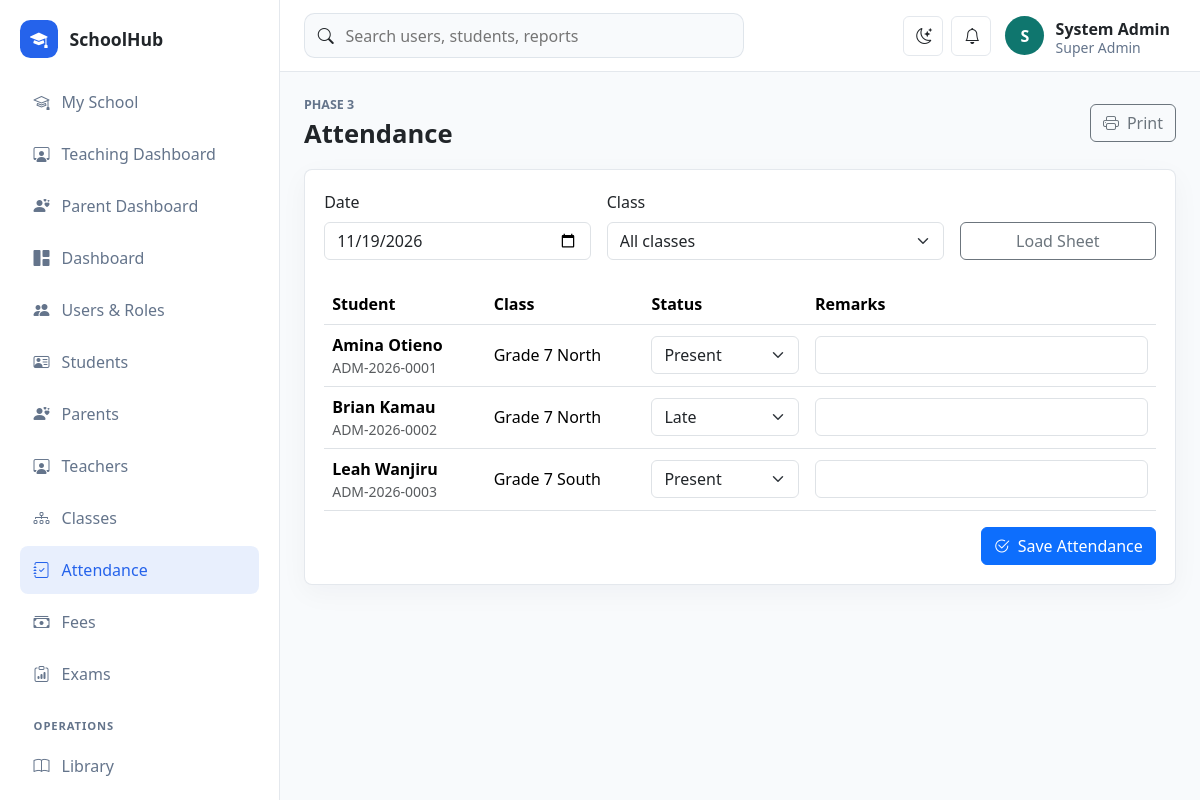
Screenshot of /school/public/attendance (signed in) with the database file from the repository.
### tables this page shows
CREATE TABLE attendance_records (
    id BIGINT UNSIGNED AUTO_INCREMENT PRIMARY KEY,
    student_id BIGINT UNSIGNED NOT NULL,
    class_stream_id BIGINT UNSIGNED NULL,
    attendance_date DATE NOT NULL,
    status ENUM('present', 'absent', 'late', 'excused') NOT NULL,
    remarks VARCHAR(255) NULL,
    created_by BIGINT UNSIGNED NULL,
    created_at TIMESTAMP DEFAULT CURRENT_TIMESTAMP,
    updated_at TIMESTAMP DEFAULT CURRENT_TIMESTAMP ON UPDATE CURRENT_TIMESTAMP,
    UNIQUE KEY uq_attendance_student_date (student_id, attendance_date),
    INDEX idx_attendance_date_class (attendance_date, class_stream_id),
    CONSTRAINT fk_attendance_student FOREIGN KEY (student_id) REFERENCES students(id) ON DELETE CASCADE,
    CONSTRAINT fk_attendance_class FOREIGN KEY (class_stream_id) REFERENCES class_streams(id) ON DELETE SET NULL,
    CONSTRAINT fk_attendance_user FOREIGN KEY (created_by) REFERENCES users(id) ON DELETE SET NULL
);

CREATE TABLE students (
    id BIGINT UNSIGNED AUTO_INCREMENT PRIMARY KEY,
    class_stream_id BIGINT UNSIGNED NULL,
    admission_no VARCHAR(60) NOT NULL UNIQUE,
    first_name VARCHAR(100) NOT NULL,
    last_name VARCHAR(100) NOT NULL,
    email VARCHAR(190) NULL,
    phone VARCHAR(40) NULL,
    date_of_birth DATE NULL,
    gender ENUM('male', 'female', 'other') NOT NULL,
    nationality VARCHAR(80) NULL,
    religion VARCHAR(80) NULL,
    medical_notes TEXT NULL,
    emergency_contact VARCHAR(120) NULL,
    previous_school VARCHAR(160) NULL,
    status ENUM('active', 'transferred', 'graduated', 'suspended', 'inactive') NOT NULL DEFAULT 'active',
    created_at TIMESTAMP DEFAULT CURRENT_TIMESTAMP,
    updated_at TIMESTAMP DEFAULT CURRENT_TIMESTAMP ON UPDATE CURRENT_TIMESTAMP,
    INDEX idx_students_class_status (class_stream_id, status),
    CONSTRAINT fk_students_class FOREIGN KEY (class_stream_id) REFERENCES class_streams(id) ON DELETE SET NULL
);

### app/Core/View.php (called while the page is built, shortened)
<?php
final class View
{
    public static function render(string $view, array $data = [], string $layout = 'app'): void
    {
        extract($data, EXTR_SKIP);
        $viewFile = dirname(__DIR__) . "/Views/{$view}.php";
        require $viewFile;
    }
}

### app/Controllers/AttendanceController.php (called while the page is built, shortened)
<?php
final class AttendanceController
{
    public function index(): void
    {
        $date = trim((string)Request::input('date', date('Y-m-d')));
        $classId = trim((string)Request::input('class_id', ''));
        View::render('attendance/index', [
            'title' => 'Attendance',
            'date' => $date,
            'classId' => $classId,
            'classes' => Lookup::classes(),
            'records' => Attendance::sheet($date, $classId),
        ]);
    }
}

### app/Core/Router.php (called while the page is built, shortened)
<?php
final class Router
{
    private array $routes = [];
    public function get(string $path, array $handler): void
    {
        $this->routes['GET'][$this->normalize($path)] = $handler;
    }
    public function post(string $path, array $handler): void
    {
        $this->routes['POST'][$this->normalize($path)] = $handler;
    }
    public function dispatch(): void
    {
        $method = Request::method();
        $path = Request::path();
        $handler = $this->routes[$method][$path] ?? null;
        [$class, $action] = $handler;
        (new $class())->{$action}();
    }
    private function normalize(string $path): string
    {
        return '/' . trim($path, '/');
    }
}

### public/index.php (called while the page is built, shortened)
<?php
require dirname(__DIR__) . '/app/Core/helpers.php';
$config = require dirname(__DIR__) . '/config/app.php';
$router = new Router();
$router->get('/', [DashboardController::class, 'index']);
$router->get('/login', [AuthController::class, 'showLogin']);
$router->post('/login', [AuthController::class, 'login']);
$router->post('/logout', [AuthController::class, 'logout']);
$router->get('/dashboard', [DashboardController::class, 'index']);
$router->get('/users', [UserController::class, 'index']);
$router->get('/users/create', [UserController::class, 'create']);
$router->post('/users', [UserController::class, 'store']);
$router->get('/users/edit', [UserController::class, 'edit']);
$router->post('/users/update', [UserController::class, 'update']);
$router->post('/users/delete', [UserController::class, 'destroy']);
$router->get('/students', [StudentController::class, 'index']);
$router->get('/students/create', [StudentController::class, 'create']);
$router->post('/students', [StudentController::class, 'store']);
$router->get('/students/edit', [StudentController::class, 'edit']);
$router->post('/students/update', [StudentController::class, 'update']);
$router->post('/students/delete', [StudentController::class, 'destroy']);
$router->get('/student-portal', [StudentPortalController::class, 'index']);
$router->get('/teacher-portal', [TeacherPortalController::class, 'index']);
$router->get('/parent-portal', [ParentPortalController::class, 'index']);
$router->get('/teachers', [TeacherController::class, 'index']);
$router->get('/teachers/create', [TeacherController::class, 'create']);
$router->post('/teachers', [TeacherController::class, 'store']);
$router->get('/teachers/edit', [TeacherController::class, 'edit']);
$router->post('/teachers/update', [TeacherController::class, 'update']);
$router->post('/teachers/delete', [TeacherController::class, 'destroy']);
$router->get('/parents', [ParentController::class, 'index']);
$router->get('/parents/create', [ParentController::class, 'create']);
$router->post('/parents', [ParentController::class, 'store']);
$router->get('/parents/edit', [ParentController::class, 'edit']);
$router->post('/parents/update', [ParentController::class, 'update']);
$router->post('/parents/delete', [ParentController::class, 'destroy']);
$router->get('/classes', [ClassController::class, 'index']);
$router->get('/classes/create', [ClassController::class, 'create']);
$router->post('/classes', [ClassController::class, 'store']);
$router->get('/classes/edit', [ClassController::class, 'edit']);
$router->post('/classes/update', [ClassController::class, 'update']);
$router->post('/classes/delete', [ClassController::class, 'destroy']);
$router->get('/attendance', [AttendanceController::class, 'index']);
$router->post('/attendance', [AttendanceController::class, 'store']);
$router->get('/fees', [FeeController::class, 'index']);
$router->post('/fees/invoice', [FeeController::class, 'invoice']);
$router->post('/fees/payment', [FeeController::class, 'payment']);
$router->get('/exams', [ExamController::class, 'index']);
$router->post('/exams/exam', [ExamController::class, 'exam']);
$router->post('/exams/result', [ExamController::class, 'result']);
$router->get('/operations', [OperationsController::class, 'index']);
$router->get('/operations/form', [OperationsController::class, 'form']);
$router->post('/operations/save', [OperationsController::class, 'save']);
$router->post('/operations/delete', [OperationsController::class, 'destroy']);
$router->get('/reports', [ReportController::class, 'index']);
$router->dispatch();

### app/Core/helpers.php (called while the page is built, shortened)
<?php
function app_config(string $key, mixed $default = null): mixed
{
    static $config = null;
    $config ??= require dirname(__DIR__, 2) . '/config/app.php';
    return $config[$key] ?? $default;
}
function url(string $path = ''): string
{
    return rtrim(app_config('base_url'), '/') . '/' . ltrim($path, '/');
}
function e(mixed $value): string
{
    return htmlspecialchars((string)$value, ENT_QUOTES, 'UTF-8');
}

### config/app.php (called while the page is built)
<?php
return [
    'name' => 'SchoolHub',
    'base_url' => '/school/public',
    'timezone' => 'Africa/Nairobi',
    'session_name' => 'schoolhub_session',
    'debug' => true,
];

### config/database.php (called while the page is built)
<?php
return [
    'host' => '127.0.0.1',
    'port' => '3306',
    'database' => 'schoolhub',
    'username' => 'root',
    'password' => '',
    'charset' => 'utf8mb4',
];

### app/Core/Database.php (called while the page is built, shortened)
<?php
final class Database
{
    private static ?PDO $connection = null;
    public static function connection(): PDO
    {
        if (self::$connection !== null) {
            return self::$connection;
        }
        $config = require dirname(__DIR__, 2) . '/config/database.php';
        $dsn = sprintf(
            'mysql:host=%s;port=%s;dbname=%s;charset=%s',
            $config['host'],
            $config['port'],
            $config['database'],
            $config['charset']
        );
        try {
            self::$connection = new PDO($dsn, $config['username'], $config['password'], [
                PDO::ATTR_ERRMODE => PDO::ERRMODE_EXCEPTION,
                PDO::ATTR_DEFAULT_FETCH_MODE => PDO::FETCH_ASSOC,
                PDO::ATTR_EMULATE_PREPARES => false,
            ]);
        } catch (PDOException $exception) {
            http_response_code(500);
            exit('Database connection failed. Check config/database.php and import database/schema.sql.');
        }
        return self::$connection;
    }
}

### app/Models/Attendance.php (called while the page is built, shortened)
<?php
final class Attendance
{
    public static function sheet(string $date, string $classId = ''): array
    {
        $params = ['date' => $date];
        $where = 'students.status = "active"';
        $stmt = Database::connection()->prepare(
            "SELECT students.id, students.admission_no, students.first_name, students.last_name,
                    CONCAT(class_streams.name, ' ', class_streams.stream) AS class_name,
                    attendance_records.status AS attendance_status, attendance_records.remarks
             FROM students
             LEFT JOIN class_streams ON class_streams.id = students.class_stream_id
             LEFT JOIN attendance_records ON attendance_records.student_id = students.id AND attendance_records.attendance_date = :date
             WHERE {$where}
             ORDER BY class_streams.name, class_streams.stream, students.first_name"
        );
        $stmt->execute($params);
        return $stmt->fetchAll();
    }
}

### app/Core/Auth.php (called while the page is built, shortened)
<?php
final class Auth
{
    public static function user(): ?array
    {
        return $_SESSION['user'] ?? null;
    }
    public static function can(string $permission): bool
    {
        $permissions = self::user()['permissions'] ?? [];
        return in_array($permission, $permissions, true);
    }
}

### app/Views/attendance/index.php (the view, shortened to what this page needs)
<div class="page-heading"><div><p class="eyebrow">Phase 3</p><h1>Attendance</h1></div><button class="btn btn-outline-secondary" onclick="window.print()"><i class="bi bi-printer me-2"></i>Print</button></div>
<section class="panel">
    <form class="row g-3 align-items-end mb-4" method="get"><div class="col-md-4"><label class="form-label">Date</label><input class="form-control" type="date" name="date" value="<?= e($date) ?>"></div><div class="col-md-5"><label class="form-label">Class</label><select class="form-select" name="class_id"><option value="">All classes</option></select></div><div class="col-md-3"><button class="btn btn-outline-secondary w-100">Load Sheet</button></div></form>
    <form method="post" action="<?= e(url('/attendance')) ?>"><?= csrf_field() ?><input type="hidden" name="date" value="<?= e($date) ?>"><input type="hidden" name="class_id" value="<?= e($classId) ?>">
        <div class="table-responsive"><table class="table align-middle"><thead><tr><th>Student</th><th>Class</th><th>Status</th><th>Remarks</th></tr></thead><tbody>
        <?php foreach ($records as $record): ?><tr><td><div class="fw-semibold"><?= e($record['first_name'] . ' ' . $record['last_name']) ?></div><div class="text-muted small"><?= e($record['admission_no']) ?></div></td><td><?= e($record['class_name'] ?? '') ?></td><td><select class="form-select status-select" name="records[<?= e($record['id']) ?>][status]"><?php foreach (['present','absent','late','excused'] as $status): ?><option value="<?= e($status) ?>" <?= ($record['attendance_status'] ?? 'present') === $status ? 'selected' : '' ?>><?= e(ucfirst($status)) ?></option><?php endforeach; ?></select></td><td><input class="form-control" name="records[<?= e($record['id']) ?>][remarks]" value="<?= e($record['remarks'] ?? '') ?>"></td></tr><?php endforeach; ?>
        </tbody></table></div>
        <?php if (\App\Core\Auth::can('attendance.manage')): ?><div class="d-flex justify-content-end"><button class="btn btn-primary"><i class="bi bi-check2-circle me-2"></i>Save Attendance</button></div><?php endif; ?>
    </form>
</section>

### public/assets/css/app.css (style rules this page uses)
:root { --sidebar-width: 280px; --border-color: rgba(148, 163, 184, .25); --surface: #ffffff; --muted-surface: #f8fafc; --text-soft: #64748b; }
body { background: var(--muted-surface); color: var(--bs-body-color); }
.page-heading { display: flex; justify-content: space-between; align-items: center; gap: 1rem; margin-bottom: 1.25rem; }
.page-heading h1 { margin: 0; font-size: clamp(1.6rem, 2vw, 2.2rem); font-weight: 800; }
.eyebrow { margin: 0 0 .25rem; color: var(--text-soft); font-size: .78rem; text-transform: uppercase; font-weight: 800; }
.metric-card, .panel { background: var(--surface); border: 1px solid var(--border-color); border-radius: .5rem; box-shadow: 0 8px 28px rgba(15, 23, 42, .04); }
.panel { padding: 1.2rem; }

### rows the page displays
attendance_records: student.last_name "Amina Otieno", student.admission_no "ADM-2026-0001", class_name "Grade 7 North", status+student "Present"
attendance_records: student.last_name "Brian Kamau", student.admission_no "ADM-2026-0002", class_name "Grade 7 North", status+student "Late"
attendance_records: student.last_name "Leah Wanjiru", student.admission_no "ADM-2026-0003", class_name "Grade 7 South", status+student "Present"

### other values shown
app_config('name') "SchoolHub"
substr(current_user()['name'] ?? 'U', 0, 1) "S"
current_user()['name'] "System Admin"
current_user()['role'] "Super Admin"
